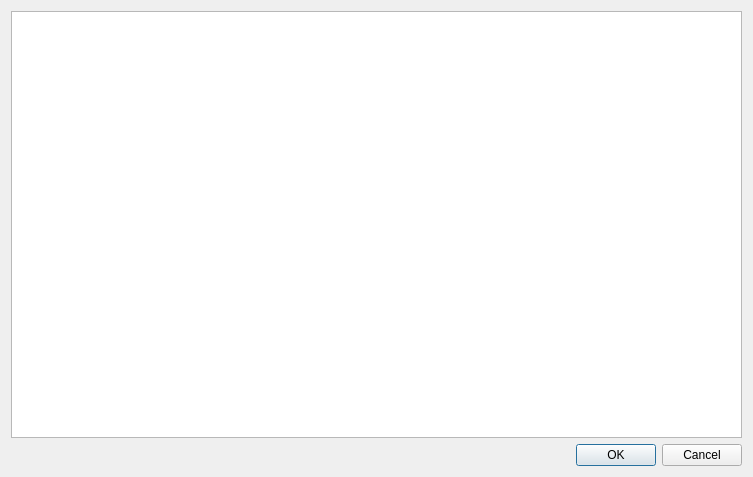
<?xml version="1.0" encoding="UTF-8"?>
<ui version="4.0">
 <class>ResultsView</class>
 <widget class="QWidget" name="ResultsView">
  <property name="geometry">
   <rect>
    <x>0</x>
    <y>0</y>
    <width>753</width>
    <height>477</height>
   </rect>
  </property>
  <property name="windowTitle">
   <string>Form</string>
  </property>
  <layout class="QGridLayout" name="gridLayout">
   <item row="0" column="0">
    <layout class="QVBoxLayout" name="verticalLayout">
     <item>
      <widget class="QTableView" name="tableView">
       <property name="sortingEnabled">
        <bool>true</bool>
       </property>
       <attribute name="horizontalHeaderShowSortIndicator" stdset="0">
        <bool>true</bool>
       </attribute>
      </widget>
     </item>
    </layout>
   </item>
   <item row="1" column="0">
    <widget class="QDialogButtonBox" name="buttonBox">
     <property name="standardButtons">
      <set>QDialogButtonBox::Cancel|QDialogButtonBox::Ok</set>
     </property>
    </widget>
   </item>
  </layout>
 </widget>
 <resources/>
 <connections/>
</ui>
